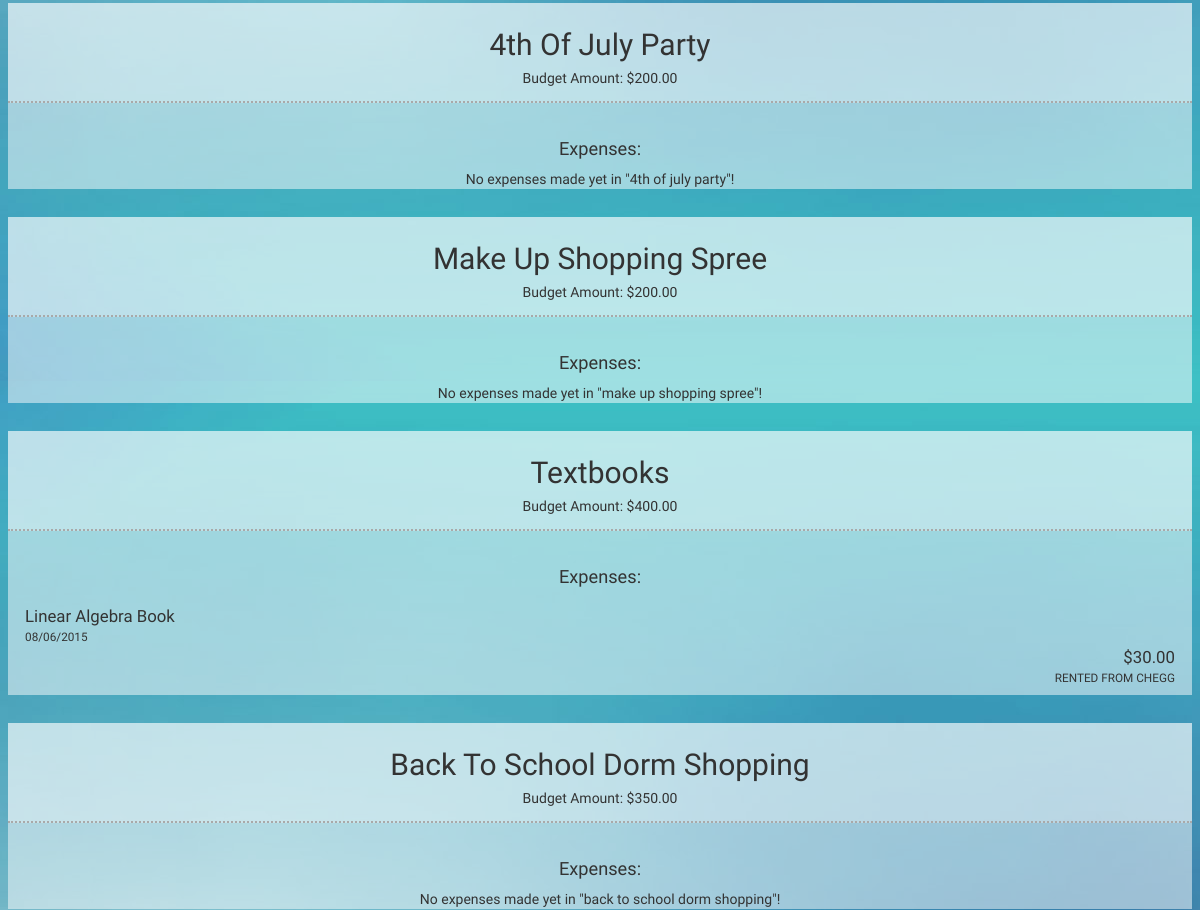
Before: / (signed in, middle part) with the older database file.
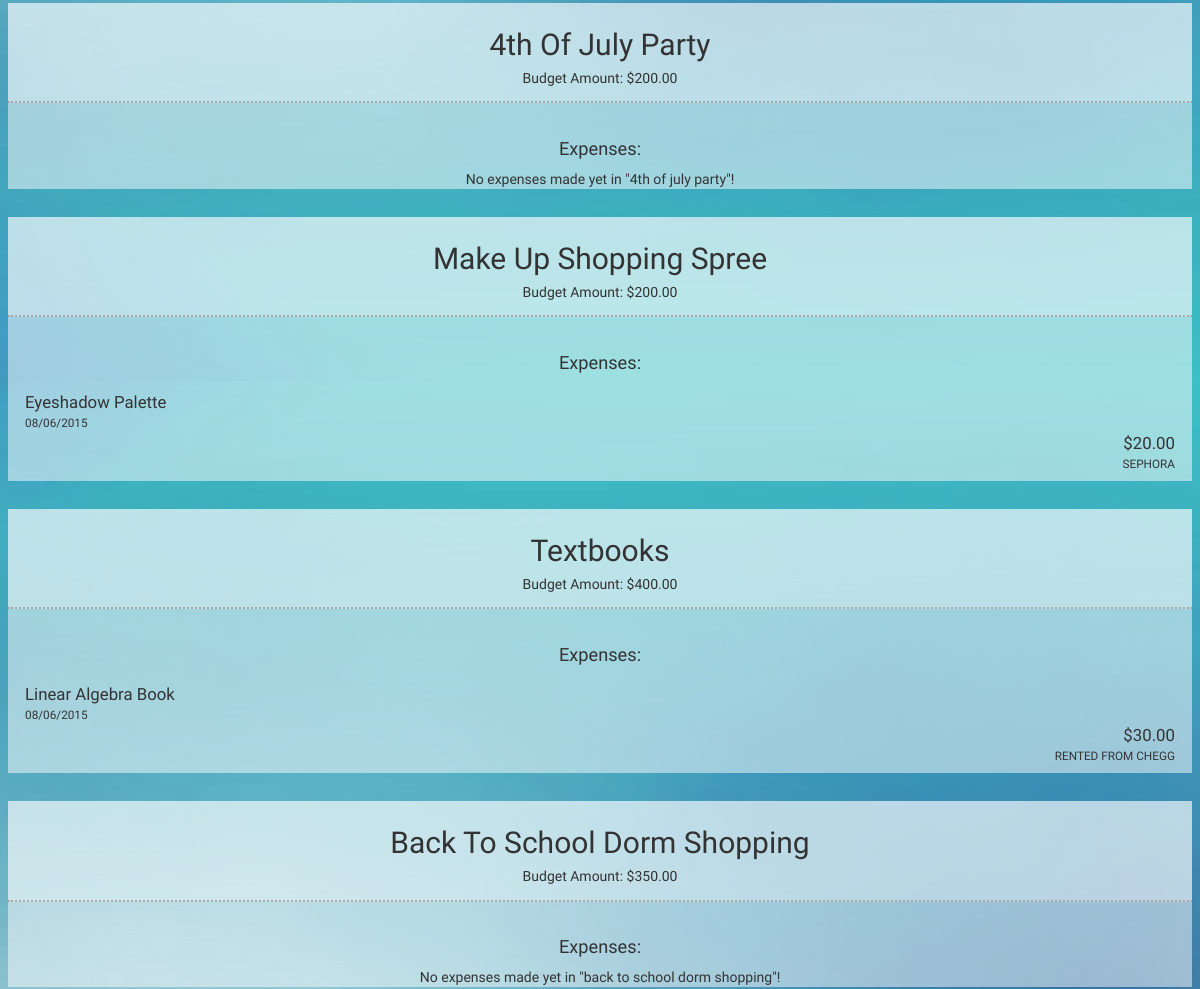
After: the same page with the newer database file.
### app_xspense/models.py (models this page shows, shortened)
class Budget(models.Model):
	ELECTRONICS = 0
	OFFICE = 1
	ENTERTAINMENT = 2
	HOME_FURNITURE = 3
	CLOTHES = 4
	BABY_KIDS = 5
	TOYS_GAMES_CRAFTS = 6
	FOOD = 7
	HEALTH = 8
	BEAUTY = 9
	SPORTS_FITNESS = 10
	AUTO = 11
	GIFTS = 12
	OTHER = 13
	EDUCATION = 14
	category_choices = [
		(ELECTRONICS, 'electronics'),
		(OFFICE, 'office'),
		(ENTERTAINMENT, 'entertainment'),
		(HOME_FURNITURE, 'home/furniture'),
		(CLOTHES, 'clothes'),
		(BABY_KIDS, 'baby/kids'),
		(TOYS_GAMES_CRAFTS, 'toys/games/crafts'),
		(FOOD, 'food'),
		(HEALTH, 'health'),
		(BEAUTY, 'beauty'),
		(SPORTS_FITNESS, 'sports/fitness'),
		(AUTO, 'auto'),
		(GIFTS, 'gifts'),
		(OTHER, 'other'),
		(EDUCATION, 'education')
		]
	category = models.IntegerField(choices=category_choices, default=13)
	user = models.ForeignKey('auth.User', null=True)
	purpose = models.TextField()
	amount = models.DecimalField(max_digits=9, decimal_places=2)
	date_created = models.DateTimeField(
		default=timezone.now)

class Expense(models.Model):
	user = models.ForeignKey('auth.User', null=True)
	budget = models.ForeignKey(Budget, on_delete=models.CASCADE, null=True, blank=True)
	item = models.TextField()
	price = models.DecimalField(max_digits=9, decimal_places=2)
	date = models.DateTimeField(
		default=timezone.now)
	location = models.TextField()

### app_xspense/views.py (the view)
# urls.py: url(r'^$', views.overview, name='overview'),
def overview(request):
	budgets = Budget.objects.filter(user=request.user.id)
	return render(request, 'app_xspense/overview.html', {'budgets': budgets})

### app_xspense/templates/app_xspense/overview.html (shortened to what this page needs)
{% extends "app_xspense/base.html" %}
{% load staticfiles %}
{% block content %}
	{% if user.is_authenticated %}
		<div id="budget-expense">
		{% for budget in budgets %}
			<div class="medium-6 large-3 columns budget">
				<div class="budgets">
					<div class="budget-info">
						<h2 class="purpose">{{ budget.purpose|title }}</h2>
						<h5 class="amount">Budget Amount: ${{ budget.amount }}</h5>
					</div>
					<div id="expense-info">
					<h3>Expenses:</h3>
					{% if budget.expense_set.all %}
						{% for expense in budget.expense_set.all %}
							<div class="exspense row">
								<div class="small-6 columns">
									<div class="item">{{ expense.item|title }}</div>
									<div class="date">{{ expense.date|date:"m/d/Y" }}</div>
								</div>
								<div class="small-6 columns">
									<div class="price">${{ expense.price }}</div>
									<div class="location">{{ expense.location|title }}</div>
								</div>
							</div>
						{% endfor %}
					{% else %}
						No expenses made yet in "{{ budget.purpose }}"!
					{% endif %}
					</div>
				</div>
			</div>
		{% endfor %}
		</div>
	{% endif %}
{% endblock %}

Changed rows visible on the page:
shown differently, row unchanged: Budget "Make Up Shopping Spree": purpose "make up shopping spree" → (not shown)
added Expense: item "Eyeshadow Palette", date "08/06/2015", price "20.00", location "SEPHORA", shown under Budget "Make Up Shopping Spree"
